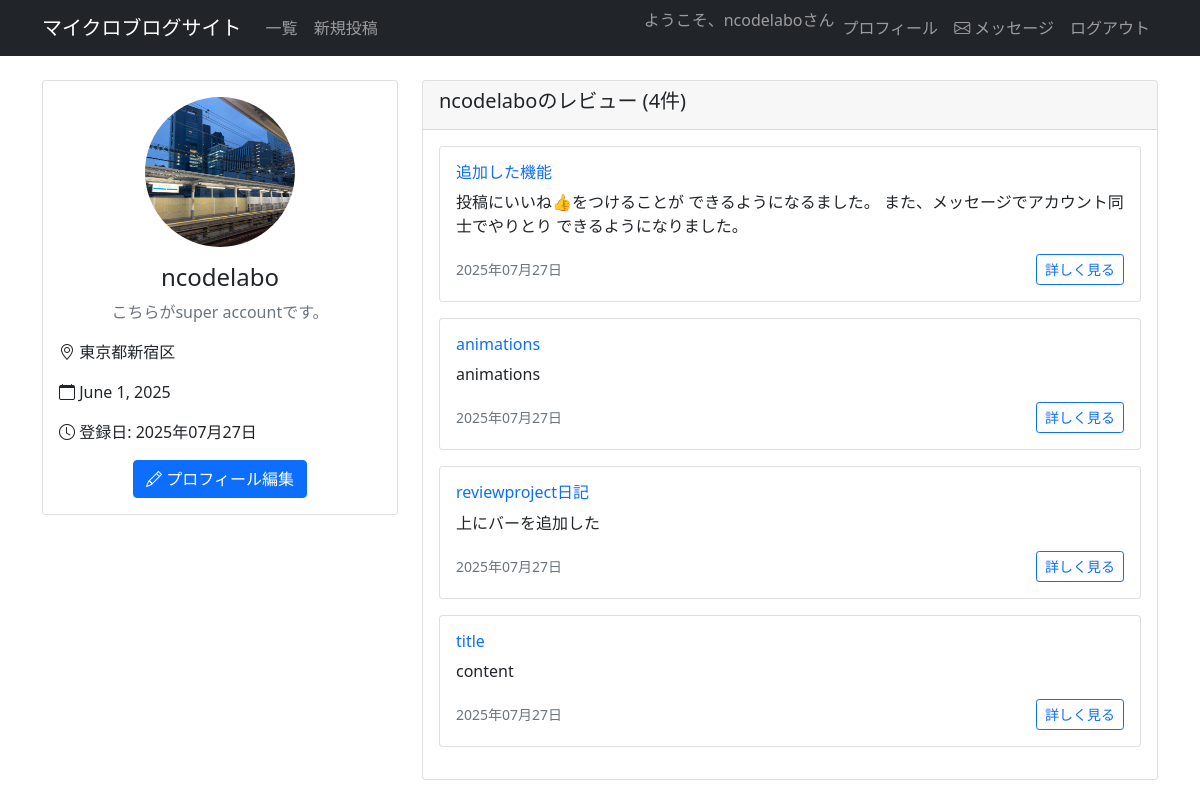
Screenshot of /profile/ncodelabo/ (signed in) with the database file from the repository.
### reviewpost/models.py (models this page shows, shortened)
class UserProfile(models.Model):
    user = models.OneToOneField(User, on_delete=models.CASCADE)
    bio = models.TextField(max_length=500, blank=True, null=True)
    avatar = models.ImageField(upload_to='avatars/', blank=True, null=True)
    website = models.URLField(blank=True, null=True)
    location = models.CharField(max_length=100, blank=True, null=True)
    birth_date = models.DateField(blank=True, null=True)
    created_at = models.DateTimeField(auto_now_add=True)
    updated_at = models.DateTimeField(auto_now=True)

class ReviewModel(models.Model):
    author = models.ForeignKey(User,on_delete=models.CASCADE)   #レビューするユーザー
    title = models.CharField(max_length = 100) #レビューのタイトル
    content = models.TextField() #レビューの内容
    useful_num= models.IntegerField(null = True,blank = True, default = 0)
    project_image = models.ImageField(upload_to='',null = True,blank=True)
    likes = models.ManyToManyField(User, related_name='liked_reviews', blank=True)
    created_at = models.DateTimeField(auto_now_add=True)
    updated_at = models.DateTimeField(auto_now=True)

### reviewpost/views.py (the view)
# urls.py: path('profile/<str:username>/', profileview, name='profile'),
@login_required(login_url='/login')
def profileview(request, username):
    user = get_object_or_404(User, username=username)
    profile, created = UserProfile.objects.get_or_create(user=user)
    user_reviews = ReviewModel.objects.filter(author=user).order_by('-id')
    return render(request, 'profile.html', {
        'profile_user': user,
        'profile': profile,
        'user_reviews': user_reviews
    })

### templates/profile.html (shortened to what this page needs)
{% extends 'base.html' %}
{% block content %}
<div class="container mt-4">
    <div class="row">
        <div class="col-md-4">
            <div class="card">
                <div class="card-body text-center">
                    {% if profile.avatar %}
                        <img src="{{ profile.avatar.url }}" class="rounded-circle mb-3" style="width: 150px; height: 150px; object-fit: cover;">
                    {% else %}
                        <div class="bg-secondary rounded-circle d-inline-flex align-items-center justify-content-center mb-3" style="width: 150px; height: 150px;">
                            <span class="text-white h1">{{ profile_user.username|first|upper }}</span>
                        </div>
                    {% endif %}
                    <h4>{{ profile_user.username }}</h4>
                    {% if profile.bio %}
                        <p class="text-muted">{{ profile.bio }}</p>
                    {% endif %}
                    <div class="text-start">
                        {% if profile.location %}
                            <p><i class="bi bi-geo-alt"></i> {{ profile.location }}</p>
                        {% endif %}
                        {% if profile.birth_date %}
                            <p><i class="bi bi-calendar"></i> {{ profile.birth_date }}</p>
                        {% endif %}
                        <p><i class="bi bi-clock"></i> 登録日: {{ profile.created_at|date:"Y年m月d日" }}</p>
                    </div>
                    {% if user == profile_user %}
                        <a href="{% url 'profile_edit' %}" class="btn btn-primary">
                            <i class="bi bi-pencil"></i> プロフィール編集
                        </a>
                    {% else %}
                        <a href="{% url 'send_message_to_user' profile_user.username %}" class="btn btn-success">
                            <i class="bi bi-envelope"></i> メッセージを送る
                        </a>
                    {% endif %}
                </div>
            </div>
        </div>
        <div class="col-md-8">
            <div class="card">
                <div class="card-header">
                    <h5>{{ profile_user.username }}のレビュー ({{ user_reviews.count }}件)</h5>
                </div>
                <div class="card-body">
                    {% if user_reviews %}
                        {% for review in user_reviews %}
                            <div class="card mb-3">
                                <div class="card-body">
                                    <h6 class="card-title">
                                        <a href="{% url 'detail' review.pk %}" class="text-decoration-none">{{ review.title }}</a>
                                    </h6>
                                    <p class="card-text">{{ review.content|truncatewords:30 }}</p>
                                    <div class="d-flex justify-content-between align-items-center">
                                        <small class="text-muted">{{ review.created_at|date:"Y年m月d日" }}</small>
                                        <a href="{% url 'detail' review.pk %}" class="btn btn-sm btn-outline-primary">詳しく見る</a>
                                    </div>
                                </div>
                            </div>
                        {% endfor %}
                    {% else %}
                        <p class="text-muted">まだレビューがありません。</p>
                    {% endif %}
                </div>
            </div>
        </div>
    </div>
</div>
{% endblock content %}

### templates/base.html (shortened to what this page needs)
<!DOCTYPE html>
<html lang="ja">
<head>
    <link href="https://cdn.jsdelivr.net/npm/bootstrap@5.0.2/dist/css/bootstrap.min.css" rel="stylesheet">
    <link rel="stylesheet" href="https://cdn.jsdelivr.net/npm/bootstrap-icons@1.7.2/font/bootstrap-icons.css">
</head>
<body>
    <nav class="navbar navbar-expand-lg navbar-dark bg-dark">
        <div class="container">
            <a class="navbar-brand" href="{% url 'list' %}">マイクロブログサイト</a>
            <div class="collapse navbar-collapse" id="navbarNav">
                <ul class="navbar-nav me-auto">
                    <li class="nav-item">
                        <a class="nav-link" href="{% url 'list' %}">一覧</a>
                    </li>
                    <li class="nav-item">
                        <a class="nav-link" href="{% url 'create' %}">新規投稿</a>
                    </li>
                </ul>
                <ul class="navbar-nav">
                    {% if user.is_authenticated %}
                        <li class="nav-item">
                            <span class="navbar-text">ようこそ、{{ user.username }}さん</span>
                        </li>
                        <li class="nav-item">
                            <a class="nav-link" href="{% url 'profile' user.username %}">プロフィール</a>
                        </li>
                        <li class="nav-item">
                            <a class="nav-link" href="{% url 'inbox' %}">
                                <i class="bi bi-envelope"></i> メッセージ
                            </a>
                        </li>
                        <li class="nav-item">
                            <a class="nav-link" href="{% url 'logout' %}">ログアウト</a>
                        </li>
                    {% endif %}
                </ul>
            </div>
        </div>
    </nav>
    {% block content %}
    {% endblock content %}
</body>
</html>

### rows the page displays
UserProfile: avatar (picture), bio "こちらがsuper accountです。", location "東京都新宿区", birth_date "June 1, 2025", created_at "2025年07月27日"
ReviewModel: title "追加した機能", content "投稿にいいね👍をつけることが できるようになるました。 また、メッセージでアカウント同士でやりとり できるようになりました。", created_at "2025年07月27日"
ReviewModel: title "animations", content "animations", created_at "2025年07月27日"
ReviewModel: title "reviewproject日記", content "上にバーを追加した", created_at "2025年07月27日"
ReviewModel: title "title", content "content", created_at "2025年07月27日"

### other values shown
{{ user.username }} "ncodelabo"
{{ profile_user.username }} "ncodelabo"
{{ user_reviews.count }} "4"
